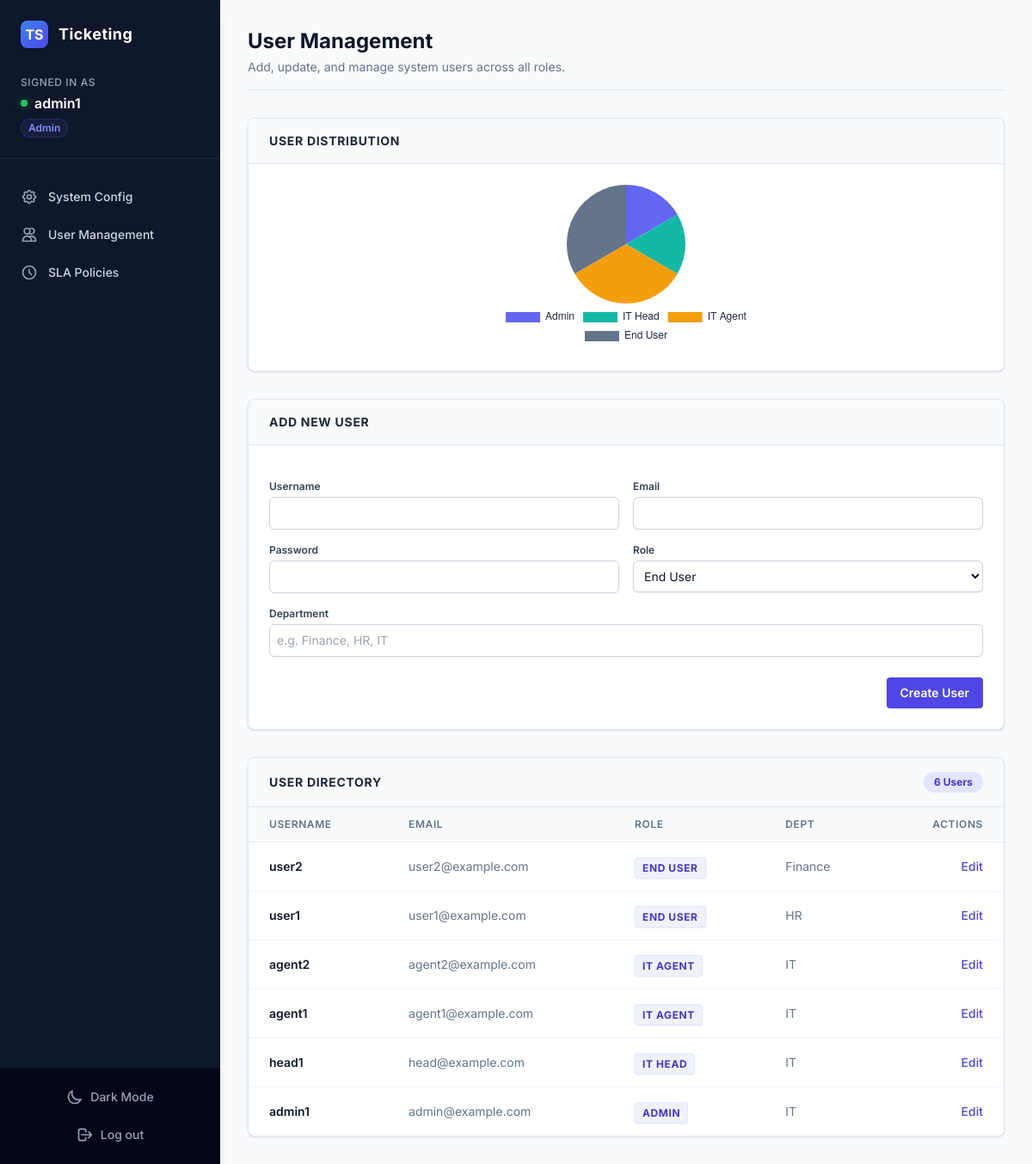
/admin_users.php (signed in), run on the app's committed database.
### tables this page shows
CREATE TABLE users (
    id INT AUTO_INCREMENT PRIMARY KEY,
    username VARCHAR(50) NOT NULL UNIQUE,
    password VARCHAR(255) NOT NULL,
    email VARCHAR(100) NOT NULL UNIQUE,
    role ENUM('Admin', 'IT_Head', 'IT_Agent', 'End_User') NOT NULL DEFAULT 'End_User',
    department VARCHAR(100),
    sso_id VARCHAR(100)
);

### admin_users.php (the view, shortened to what the rows shown need)
<?php
require_once 'auth.php';
$uQuery = $pdo->query("SELECT id, username, email, role, department FROM users ORDER BY id DESC");
$users = $uQuery->fetchAll();
require_once 'layout/header.php';
require_once 'layout/sidebar.php';
?>
<div class="mb-8 border-b border-slate-200 dark:border-dark-border pb-4 flex justify-between items-end">
    <div>
        <h1 class="text-2xl font-bold text-slate-900 dark:text-slate-100">User Management</h1>
    </div>
</div>
<div class="bg-white dark:bg-dark-card shadow sm:rounded-lg border border-slate-200 dark:border-dark-border overflow-hidden">
    <div class="overflow-x-auto">
        <table class="min-w-full divide-y divide-slate-200 dark:divide-dark-border">
            <thead class="bg-slate-50 dark:bg-slate-800">
                <tr>
                    <th class="px-6 py-3 text-left text-xs font-semibold text-slate-500 dark:text-slate-400 uppercase tracking-wider">Username</th>
                    <th class="px-6 py-3 text-left text-xs font-semibold text-slate-500 dark:text-slate-400 uppercase tracking-wider">Email</th>
                    <th class="px-6 py-3 text-left text-xs font-semibold text-slate-500 dark:text-slate-400 uppercase tracking-wider">Role</th>
                    <th class="px-6 py-3 text-left text-xs font-semibold text-slate-500 dark:text-slate-400 uppercase tracking-wider">Dept</th>
                    <th class="px-6 py-3 text-right text-xs font-semibold text-slate-500 dark:text-slate-400 uppercase tracking-wider">Actions</th>
                </tr>
            </thead>
            <tbody class="divide-y divide-slate-100 dark:divide-dark-border/50 bg-white dark:bg-dark-card">
                <?php foreach($users as $u): ?>
                <tr class="hover:bg-slate-50 dark:hover:bg-slate-800/50 transition-colors">
                    <td class="px-6 py-4 whitespace-nowrap text-sm font-semibold text-slate-900 dark:text-slate-200"><?= e($u['username']) ?></td>
                    <td class="px-6 py-4 whitespace-nowrap text-sm text-slate-500 dark:text-slate-400"><?= e($u['email']) ?></td>
                    <td class="px-6 py-4 whitespace-nowrap">
                        <span class="bg-indigo-50 dark:bg-indigo-500/10 text-indigo-700 dark:text-indigo-400 text-xs font-bold uppercase tracking-wider px-2 py-1 rounded shadow-sm border border-indigo-100 dark:border-indigo-500/20">
                            <?= e(str_replace('_', ' ', $u['role'])) ?>
                        </span>
                    </td>
                    <td class="px-6 py-4 whitespace-nowrap text-sm text-slate-500 dark:text-slate-400"><?= e($u['department']) ?></td>
                    <td class="px-6 py-4 whitespace-nowrap text-right text-sm font-medium">
                        <button onclick='openEditModal(<?= json_encode($u) ?>)' class="text-indigo-600 hover:text-indigo-900 dark:text-indigo-400 dark:hover:text-indigo-300">Edit</button>
                    </td>
                </tr>
                <?php endforeach; ?>
            </tbody>
        </table>
    </div>
</div>
<?php
$roleCounts = ['Admin' => 0, 'IT_Head' => 0, 'IT_Agent' => 0, 'End_User' => 0];
foreach($users as $user) {
    if(isset($roleCounts[$user['role']])) $roleCounts[$user['role']]++;
}
?>
<script>
    function openEditModal(user) {
        document.getElementById('edit_user_id').value = user.id;
        document.getElementById('edit_username').value = user.username;
        document.getElementById('edit_email').value = user.email;
        document.getElementById('edit_role').value = user.role;
        document.getElementById('edit_department').value = user.department;
        document.getElementById('editUserModal').classList.remove('hidden');
    }
    function closeEditModal() {
        document.getElementById('editUserModal').classList.add('hidden');
    }
    document.addEventListener("DOMContentLoaded", () => {
        <?php if(isset($_GET['success']) && $_GET['success'] === 'UserAdded'): ?>
        Swal.fire({ title: 'Success!', text: 'User created successfully.', icon: 'success', toast: true, position: 'top-end', showConfirmButton: false, timer: 3000 });
        <?php endif; ?>
        <?php if(isset($_GET['success']) && $_GET['success'] === 'UserUpdated'): ?>
        Swal.fire({ title: 'Success!', text: 'User details updated successfully.', icon: 'success', toast: true, position: 'top-end', showConfirmButton: false, timer: 3000 });
        <?php endif; ?>
        // Chart initialization
        const ctx = document.getElementById('userRolesChart');
        if (ctx) {
            const isDark = document.documentElement.classList.contains('dark');
            const textColor = isDark ? '#f8fafc' : '#1e293b';
            new Chart(ctx.getContext('2d'), {
                type: 'pie',
                data: {
                    labels: ['Admin', 'IT Head', 'IT Agent', 'End User'],
                    datasets: [{
                        data: [<?= $roleCounts['Admin'] ?>, <?= $roleCounts['IT_Head'] ?>, <?= $roleCounts['IT_Agent'] ?>, <?= $roleCounts['End_User'] ?>],
                        backgroundColor: ['#6366f1', '#14b8a6', '#f59e0b', '#64748b'],
                        borderWidth: 0,
                        hoverOffset: 4
                    }]
                },
                options: {
                    responsive: true,
                    maintainAspectRatio: false,
                    plugins: { legend: { position: 'bottom', labels: { color: textColor } } }
                }
            });
        }
    });
</script>
<?php require_once 'layout/footer.php'; ?>

### layout/sidebar.php (shortened to what the rows shown need)
<div class="hidden md:flex md:flex-shrink-0 shadow-lg z-10">
    <div class="flex flex-col w-64">
        <div class="flex flex-col h-0 flex-1 bg-slate-900 relative">
            <div class="flex-1 flex flex-col pt-6 pb-4 overflow-y-auto">
                <div class="mt-8 px-6 pb-6 border-b border-slate-800">
                    <div class="text-slate-400 text-xs font-medium uppercase tracking-wider mb-1">Signed in as</div>
                    <div class="text-white font-semibold flex items-center gap-2">
                        <div class="w-2 h-2 rounded-full bg-green-500 shadow-[0_0_8px_rgba(34,197,94,0.6)]"></div>
                        <span class="truncate"><?= e($currentUser['username'] ?? 'Unknown'); ?></span>
                    </div>
                    <div class="text-indigo-400 text-xs font-semibold mt-1.5 inline-block px-2 py-0.5 rounded-full bg-indigo-500/10 border border-indigo-500/20">
                        <?= e(str_replace('_', ' ', $currentUser['role'] ?? '')); ?>
                    </div>
                </div>
            </div>
        </div>
    </div>
</div>
<div class="flex flex-col w-0 flex-1 overflow-hidden bg-slate-50 dark:bg-dark-bg transition-colors duration-200">
    <main class="flex-1 relative z-0 overflow-y-auto focus:outline-none">
        <div class="py-8">
            <div class="max-w-7xl mx-auto px-4 sm:px-6 md:px-8">

### data on the page
users: username "admin1", role "Admin", email "admin@example.com", role "ADMIN", department "IT"
users: username "user2", email "user2@example.com", role "END USER", department "Finance"
users: username "user1", email "user1@example.com", role "END USER", department "HR"
users: username "agent2", email "agent2@example.com", role "IT AGENT", department "IT"
users: username "agent1", email "agent1@example.com", role "IT AGENT", department "IT"
users: username "head1", email "head@example.com", role "IT HEAD", department "IT"

### other printed values
count($users) "6"
chart data {{ $roleCounts['Admin'] }} 1
chart data {{ $roleCounts['IT_Head'] }} 1
chart data {{ $roleCounts['IT_Agent'] }} 2
chart data {{ $roleCounts['End_User'] }} 2
